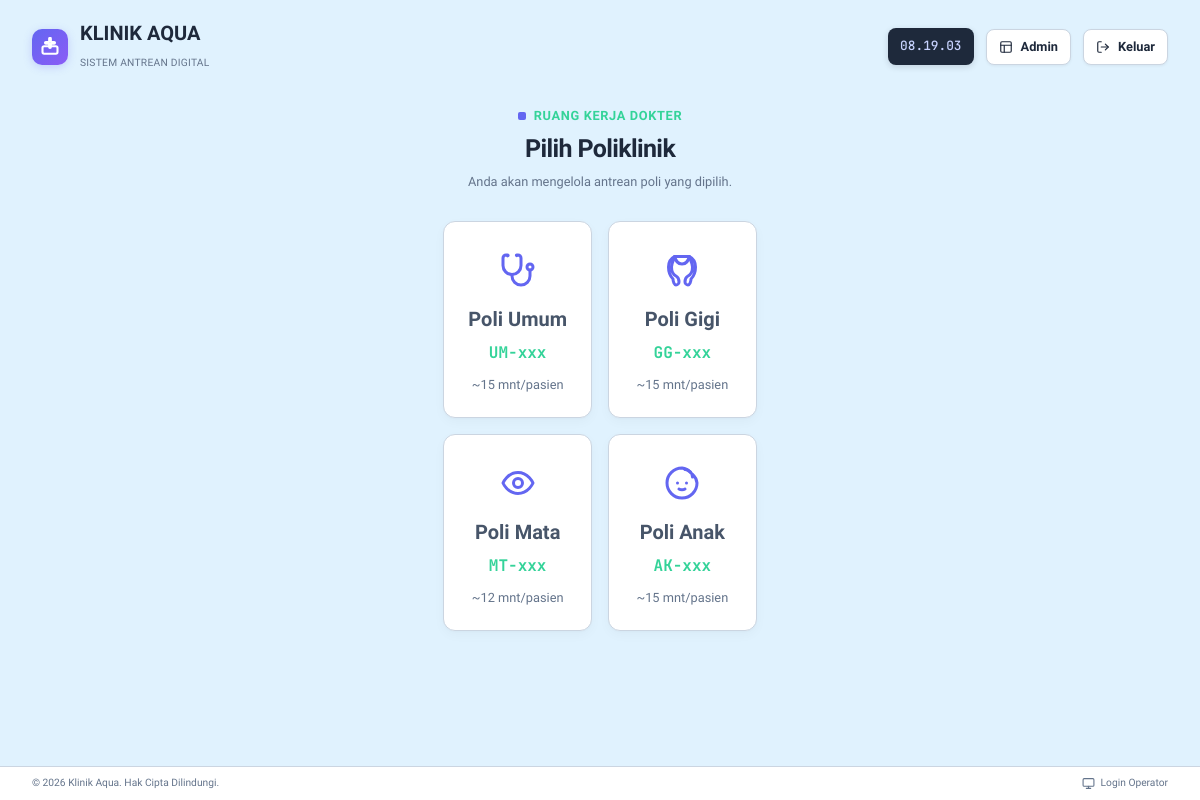
Screenshot of /dokter/ (signed in) with the database file from the repository.
### queue_app/models.py (models this page shows, shortened)
class Poli(models.Model):
    POLI_CHOICES = [
        ('umum', 'Poli Umum'),
        ('gigi', 'Poli Gigi'),
        ('mata', 'Poli Mata'),
        ('anak', 'Poli Anak'),
    ]
    kode = models.CharField(max_length=10, choices=POLI_CHOICES, unique=True)
    nama = models.CharField(max_length=50)
    prefix = models.CharField(max_length=5)
    counter = models.IntegerField(default=1)  # nomor antrean berikutnya hari ini
    kuota_harian = models.IntegerField(default=50)
    durasi_rata_rata = models.IntegerField(default=10)  # estimasi durasi pelayanan per pasien (menit)

### queue_app/views.py (the view)
# urls.py: path('dokter/', views.dokter_select, name='dokter_select'),
@role_required(['dokter'])
def dokter_select(request):
    polis = Poli.objects.all()
    return render(request, 'queue_app/dokter_select.html', {'polis': polis})

### queue_app/views_auth.py (called while the page is built)
def role_required(allowed_roles):
    def decorator(view_func):
        @wraps(view_func)
        def _wrapped_view(request, *args, **kwargs):
            if not request.user.is_authenticated:
                return redirect('queue_app:login')
            if request.user.is_superuser:
                return view_func(request, *args, **kwargs)
            user_groups = request.user.groups.values_list('name', flat=True)
            has_role = any(role in user_groups for role in allowed_roles)
            if not has_role:
                return HttpResponseForbidden("Anda tidak memiliki hak akses untuk halaman ini.")
            return view_func(request, *args, **kwargs)
        return _wrapped_view
    return decorator

### queue_app/templates/queue_app/dokter_select.html (shortened to what this page needs)
{% extends 'queue_app/base.html' %}
{% block content %}
<div class="main-content" style="max-width: 700px; margin: 0 auto;">
    <div style="text-align: center; margin-bottom: var(--space-7);">
        <div class="section-title" style="justify-content: center; color: #34d399; margin-bottom: var(--space-2);">RUANG KERJA DOKTER</div>
        <h1 style="font-size: var(--font-xl); font-weight: var(--font-extrabold);">Pilih Poliklinik</h1>
        <p style="color: var(--color-text-tertiary); font-size: var(--font-sm); margin-top: var(--space-2);">
            Anda akan mengelola antrean poli yang dipilih.
        </p>
    </div>
    <div class="poli-grid">
        {% for poli in polis %}
        <a href="{% url 'queue_app:dokter_workspace' poli.kode %}" class="poli-select-card">
            <div class="poli-icon-large" style="display: flex; justify-content: center; align-items: center; min-height: 48px; color: var(--color-accent);">
                {% if poli.kode == 'umum' %}
                <svg xmlns="http://www.w3.org/2000/svg" width="36" height="36" viewBox="0 0 24 24" fill="none" stroke="currentColor" stroke-width="2" stroke-linecap="round" stroke-linejoin="round" class="lucide lucide-stethoscope"><path d="M4.8 2.3A.3.3 0 1 0 5 2H4a2 2 0 0 0-2 2v5a6 6 0 0 0 6 6 6 6 0 0 0 6-6V4a2 2 0 0 0-2-2h-1a.2.2 0 1 0 .3.3"/><path d="M8 15v1a6 6 0 0 0 6 6v0a6 6 0 0 0 6-6v-4"/><circle cx="20" cy="10" r="2"/></svg>
                {% elif poli.kode == 'gigi' %}
                <svg xmlns="http://www.w3.org/2000/svg" width="36" height="36" viewBox="0 0 24 24" fill="none" stroke="currentColor" stroke-width="2" stroke-linecap="round" stroke-linejoin="round" class="lucide lucide-tooth"><path d="M7 3C7 5 5 7 5 10C5 13 6 15 8 16C9 16.5 10 18 10 20C10 21 9 22 8 22C7 22 6 20 6 18C4 16 3 13 3 10C3 6 5 4 7 3Z"/><path d="M17 3C17 5 19 7 19 10C19 13 18 15 16 16C15 16.5 14 18 14 20C14 21 15 22 16 22C17 22 18 20 18 18C20 16 21 13 21 10C21 6 19 4 17 3Z"/><path d="M7 3H17C16 6 15 8 12 8C9 8 8 6 7 3Z"/></svg>
                {% elif poli.kode == 'mata' %}
                <svg xmlns="http://www.w3.org/2000/svg" width="36" height="36" viewBox="0 0 24 24" fill="none" stroke="currentColor" stroke-width="2" stroke-linecap="round" stroke-linejoin="round" class="lucide lucide-eye"><path d="M2 12s3-7 10-7 10 7 10 7-3 7-10 7-10-7-10-7Z"/><circle cx="12" cy="12" r="3"/></svg>
                {% endif %}
            </div>
            <div class="poli-name-large">{{ poli.nama }}</div>
            <div class="poli-prefix">{{ poli.prefix }}-xxx</div>
            <div class="poli-duration">~{{ poli.durasi_rata_rata }} mnt/pasien</div>
        </a>
        {% endfor %}
    </div>
</div>
{% endblock %}

### queue_app/templates/queue_app/base.html (style rules this page uses)
:root { --font-xs: 0.64rem; --font-sm: 0.8rem; --font-base: 1rem; --font-lg: 1.25rem; --font-xl: 1.563rem; --font-2xl: 1.953rem; --font-3xl: 2.441rem; --font-4xl: 3.052rem; --line-tight: 1.2; --line-snug: 1.375; --line-normal: 1.5; --line-relaxed: 1.625; --line-loose: 2; --letter-tighter: -0.05em; --letter-tight: -0.025em; --letter-normal: 0em; --letter-wide: 0.025em; --letter-wider: 0.05em; --letter-widest: 0.1em; --font-light: 300; --font-normal: 400; --font-medium: 500; --font-semibold: 600; --font-bold: 700; --font-extrabold: 800; --color-text-primary: #1e293b; --color-text-secondary: #475569; --color-text-tertiary: #64748b; --color-text-muted: #94a3b8; --color-accent: #6366f1; --color-accent-light: #a5b4fc; --color-accent-bg: #eef2ff; --color-background: #e0f2fe; --color-surface: #ffffff; --color-accent-hover: #4f46e5; --space-1: 0.25rem; --space-2: 0.5rem; --space-3: 0.75rem; --space-4: 1rem; --space-5: 1.25rem; --space-6: 1.5rem; --space-8: 2rem; --space-10: 2.5rem; --space-12: 3rem; --space-16: 4rem; --space-20: 5rem; }
* { box-sizing: border-box; margin: 0; padding: 0; }
* { -ms-overflow-style: none; scrollbar-width: none; }
body { font-family: "Plus Jakarta Sans", system-ui, -apple-system, BlinkMacSystemFont, "Segoe UI", Roboto, sans-serif; background-color: var(--color-background); color: var(--color-text-secondary); min-height: 100vh; width: 100%; max-width: 100%; overflow-x: hidden; overflow-y: auto; display: flex; flex-direction: column; line-height: var(--line-relaxed); font-size: var(--font-base); -webkit-font-smoothing: antialiased; -moz-osx-font-smoothing: grayscale; text-rendering: optimizeLegibility; }
h1, h2, h3, h4, h5, h6 { color: var(--color-text-primary); font-weight: var(--font-extrabold); line-height: var(--line-tight); letter-spacing: var(--letter-tight); }
h1 { font-size: var(--font-3xl); }
p { line-height: var(--line-relaxed); margin-bottom: var(--space-4); }
.main-content { flex: 1; padding: var(--space-3) var(--space-8); display: flex; flex-direction: column; gap: var(--space-3); }
.section-title { font-size: var(--font-sm); font-weight: var(--font-extrabold); letter-spacing: var(--letter-wider); text-transform: uppercase; display: flex; align-items: center; gap: var(--space-2); margin-bottom: var(--space-3); color: var(--color-text-secondary); }
.section-title::before { content: ""; width: 8px; height: 8px; background: var(--color-accent); border-radius: 2px; }
img, video, iframe, canvas, svg { max-width: 100%; height: auto; }
* { word-wrap: break-word; overflow-wrap: break-word; }

### queue_app/templates/queue_app/dokter_select.html (style rules this page uses)
.poli-select-card { background: var(--color-surface); border: 1px solid #cbd5e1; border-radius: 12px; padding: var(--space-6); text-align: center; box-shadow: 0 4px 12px rgba(0,0,0,0.03), 0 1px 2px rgba(0,0,0,0.02); cursor: pointer; transition: all 0.25s cubic-bezier(0.4, 0, 0.2, 1); text-decoration: none; color: inherit; display: block; }
.poli-icon-large { font-size: var(--font-3xl); margin-bottom: var(--space-3); }
.poli-name-large { font-size: var(--font-lg); font-weight: var(--font-extrabold); margin-bottom: var(--space-2); line-height: var(--line-snug); }
.poli-prefix { font-family: 'JetBrains Mono', monospace; font-size: var(--font-base); color: #34d399; font-weight: var(--font-bold); margin-bottom: var(--space-3); line-height: var(--line-snug); }
.poli-duration { font-size: var(--font-sm); color: var(--color-text-tertiary); line-height: var(--line-snug); }
.poli-grid { display: grid; grid-template-columns: repeat(2, minmax(0, 1fr)); gap: var(--space-4); width: 100%; max-width: 100%; }

### rows the page displays
Poli: kode "umum" (drawn), nama "Poli Umum", prefix "UM", durasi_rata_rata "15"
Poli: kode "gigi" (drawn), nama "Poli Gigi", prefix "GG", durasi_rata_rata "15"
Poli: kode "mata" (drawn), nama "Poli Mata", prefix "MT", durasi_rata_rata "12"
Poli: kode "anak" (drawn), nama "Poli Anak", prefix "AK", durasi_rata_rata "15"
